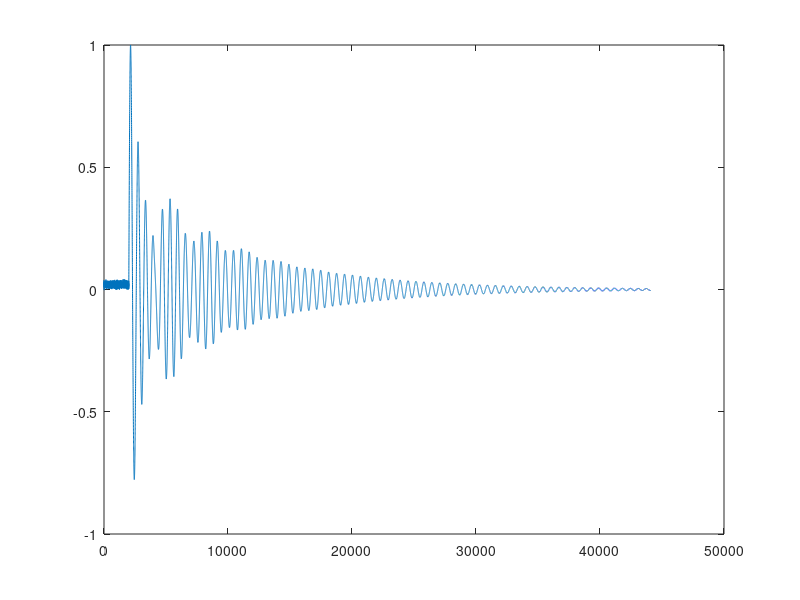

Recreate this plot in MATLAB.

% variables

Fs = 44100;
p = 2000; % length of delay line
tmax = 1;
freq = Fs/p; % fundamental of the delay line

%initial shift register contents
%filter to soften onset a bit
sr = rand(1,p);
[b,a] = butter(2,.5);
sr = filter(b,a,sr);

out = zeros(1,Fs*tmax);
ptrout = 3; %pointer to sr
ptrout1 = 2;
ptrout2 = 1;
ptrin = 6; %pointer to sr
ptrin1 = 5; 
ptrin2 = 4; 
factor = .9999; %decay factor 0.90<factor<1.0

%set up the bandpass filter for the main loop
%the bandpass has to match the frequency implied
%by Fs/p
[b,a] = butter(1,[.75 1.25]*(freq/(Fs/2)),'bandpass');

for i=1:Fs*tmax
        out(i) = sr(ptrout);
    %do the filter operation to set the timber
    sr(ptrout) = factor*(sr(ptrin)*b(1)+sr(ptrin1)*b(2)+sr(ptrin2)*b(3) ...
        -sr(ptrout1)*a(2)-sr(ptrout2)*a(3));
    
    %update and wrap pointers
    if (ptrin==p) ptrin=1;
    else ptrin=ptrin+1;
    end
    if (ptrin1==p) ptrin1=1;
    else ptrin1=ptrin1+1;
    end
    if (ptrin2==p) ptrin2=1;
    else ptrin2=ptrin2+1;
    end
    if (ptrout==p)ptrout=1;
    else ptrout=ptrout+1;
    end
    if (ptrout1==p)ptrout1=1;
    else ptrout1=ptrout1+1;
    end
    if (ptrout2==p)ptrout2=1;
    else ptrout2=ptrout2+1;
    end
end

sound(out/max(out),Fs)
plot (out/max(out))